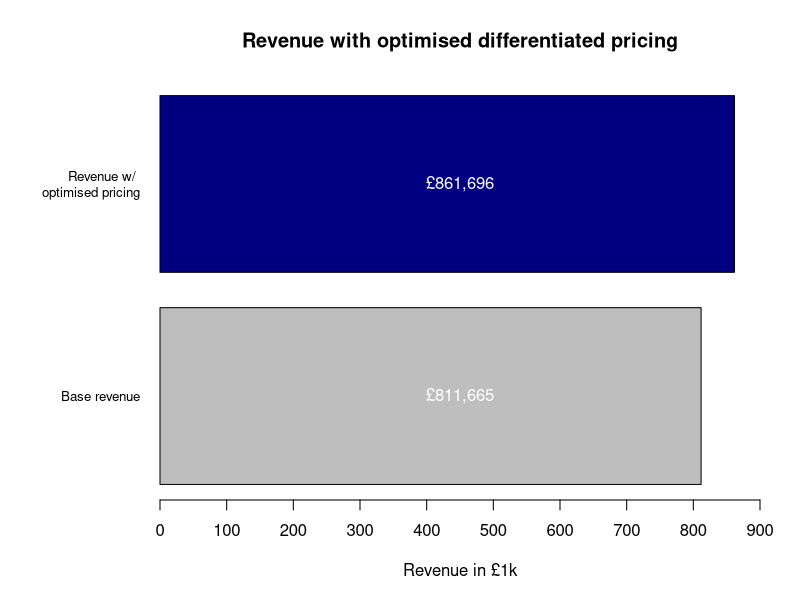
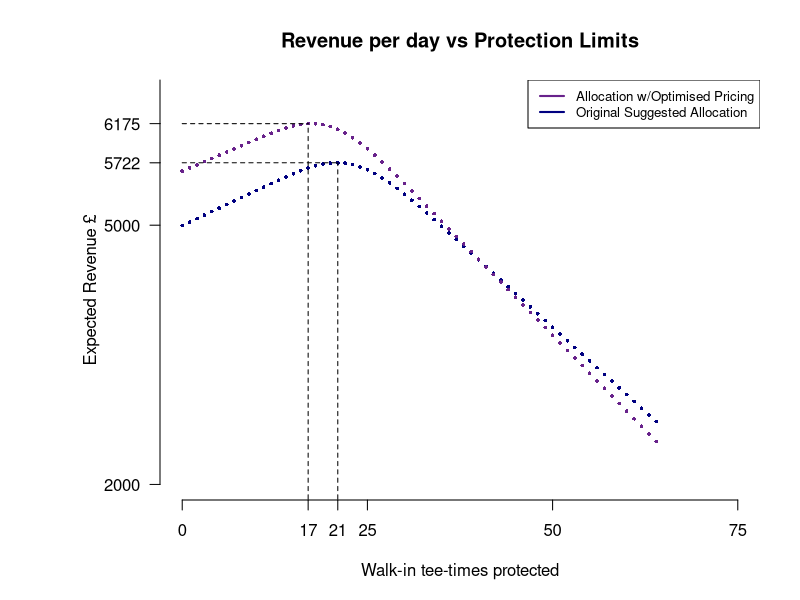
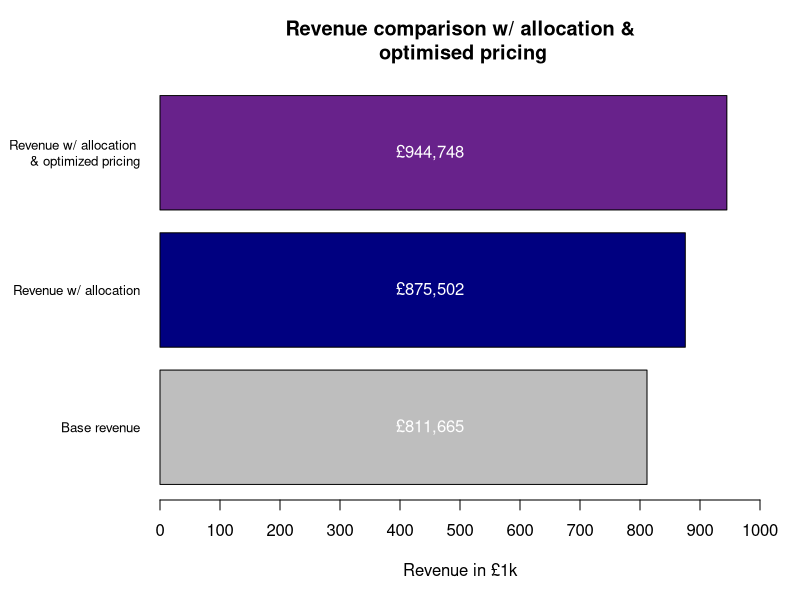

Here is the R script that generated these plots, in order:
#Achilleas Drakou
#12.04.2020


#--------------Strategy 1---------------

library("nloptr")

# Differentiated Prices
eval_f <- function(x){
  # Let's set first element as package price
  # Set second element as walkinprice
  packagePrice = x[1]
  walkinPrice = x[2]
  packageDemand = max(0, 152 - packagePrice)
  walkinDemand = max(0, 23 - walkinPrice)
  revenue = packagePrice * packageDemand + walkinPrice * walkinDemand
  objfunction = -revenue
  return(objfunction)
}
eval_g_ineq <- function(x) {
  packagePrice = x[1]
  walkinPrice = x[2]
  packageDemand = max(0, 152 - packagePrice)
  walkinDemand = max(0, 23 - walkinPrice)
  cap = 64
  
  
  #Add Constraint 4: Package Price <= Walkin Price
  constraint <- c(packageDemand + walkinDemand - cap,
                  -packageDemand,
                  -walkinDemand,
                  x[1]-x[2])
  return(constraint)
}
# initial values
x0 <- c(79, 120)

# lower and upper bounds of control

lb <- c(0, 0)
ub <- c(200, 200)
opts <- list( "algorithm" = "NLOPT_LN_COBYLA",
              "xtol_rel" = 1.0e-9,
              "maxeval" = 1000)
result <- nloptr(x0=x0, eval_f=eval_f, lb=lb, ub=ub,
                 eval_g_ineq=eval_g_ineq, opts=opts)

# print(result)
priceOpt <- result$solution
RevenueOpt <- -result$objective
soldPackage = max(0, 152 - priceOpt[1])
soldWalkin = max(0, 23 - priceOpt[2])
soldTickets = soldPackage + soldWalkin
print(paste("Optimal Price for Package:", priceOpt[1]))

print(paste("Optimal Price for Walk Ins:", priceOpt[2]))

print(paste("Optimal Revenue:", RevenueOpt))

#Revenue comparison
revenue_before = (8*120 + 55*79)*153 #yearly revenue with current prices
revenue_new = RevenueOpt*153 #yearly revenue with new prices
print(c(revenue_before,revenue_new))

increase1 = revenue_new-revenue_before

paste("Simply by applying our new pricing model, the Trust can increase revenue,
      by: £", increase1, "per year.")


#______BAR CHART1 Revenue Comparison_____
# Fitting Labels
par(las=1) # make label text perpendicular to axis
par(mar=c(5,8,4,2)) 
counts <- c(revenue_before/1000, revenue_new/1000)

xticks <- seq(0, 900, by=100)
barplot(counts, main="Revenue with optimised differentiated pricing", horiz=TRUE, 
        names.arg=c("Base revenue", "Revenue w/ \noptimised pricing"), cex.names=0.8,
        xlim=c(0,900),  col = c("grey","navyblue"), xlab="Revenue in £1k",
        axes="F")


##Add text at specific coordinates
##Use trial and error to place them 
text(450, 1.9, "£861,696", col = "white")
text(450, 0.7, "£811,665", col = "white")
axis(side = 1, at = xticks)

#--------------Strategy 2 & 3---------------

# Capacity allocation & protection levels using current demand and pricing
mL=152 # Mean Demand for package
mH=23 # Mean Demand for walk-in
pL=79 # Price to golf from package
pH=120 # Price for walk-in
capacity=64 # Visitor capacity in package deal period
ExpRevenue=rep(0,capacity+1)
for (i in 1:(capacity+1)){
  protect=i-1
  availforLowFare=capacity-protect;
  ExpRevenue[i]=0;
  for(dL in 0:180){
    soldLowFare=min(availforLowFare,dL)
    remainforHighFare=capacity-soldLowFare
    for(dH in 0:180){
      soldHighFare=min(remainforHighFare,dH)
      RevenueThisIter=pL*soldLowFare+pH*soldHighFare
      ExpRevenue[i]=ExpRevenue[i]+
        RevenueThisIter*dpois(dL,mL)*dpois(dH,mH)
    }
  }
}
Protectindexbest = which(ExpRevenue == max(ExpRevenue))
ProtectBest=Protectindexbest-1
OptimalExpRevenue=max(ExpRevenue)
print(paste("The Optimal Protection Level for High-Fare Demand:", ProtectBest))

# Capacity allocation & protection using optimised price and demand numbers
mL_new=143 # Mean Demand for package
mH_new=20 # Mean Demand for walkin
pL_new=88 # Price for package
pH_new=125 # Price for walk in
capacity=64 # Visitor capacity in package deal period
ExpRevenue_new=rep(0,capacity+1)
for (h in 1:(capacity+1)){
  protect_new=h-1
  availforLowFare_new=capacity-protect_new;
  ExpRevenue_new[h]=0;
  for(dL_new in 0:180){
    soldLowFare_new=min(availforLowFare_new,dL_new)
    remainforHighFare_new=capacity-soldLowFare_new
    for(dH_new in 0:180){
      soldHighFare_new=min(remainforHighFare_new,dH_new)
      RevenueThisIter_new=pL_new*soldLowFare_new+pH_new*soldHighFare_new
      ExpRevenue_new[h]=ExpRevenue_new[h]+
        RevenueThisIter_new*dpois(dL_new,mL_new)*dpois(dH_new,mH_new)
    }
  }
}
Protectindexbest_new = which(ExpRevenue_new == max(ExpRevenue_new))
ProtectBest_new=Protectindexbest_new-1
OptimalExpRevenue_new=max(ExpRevenue_new)
print(paste("The Optimal Protection Level for High-Fare Demand:", ProtectBest_new))


#Graphing tee-times protected against revenue
xaxis=0:capacity

matplot(xaxis,cbind(ExpRevenue,ExpRevenue_new), main="Revenue per day vs Protection Limits",
        col=c("navyblue","darkorchid4"),pch = 16, cex = 0.5,las=1, xaxt="n",
        xlab="Walk-in tee-times protected",ylab="Expected Revenue £",
        ylim=c(2000,6500), xlim=c(0,75), axes="F")

xticks <- seq(0, 75, by=25)
yticks <- seq(2000, 8000, by=3000)

lines(c(ProtectBest,ProtectBest),c(0, max(ExpRevenue)),lty=2)
lines(c(ProtectBest_new,ProtectBest_new),c(0, max(ExpRevenue_new)),lty=2)
lines(c(0,ProtectBest),c(max(ExpRevenue), max(ExpRevenue)),lty=2)
lines(c(0,ProtectBest_new),c(max(ExpRevenue_new), max(ExpRevenue_new)),lty=2)

axis(side = 1, at = ProtectBest)
axis(side = 1, at = ProtectBest_new)
axis(side = 2, at = round(max(ExpRevenue),0),las=1)
axis(side = 2, at = round(max(ExpRevenue_new),0),las=1)
axis(side = 1, at = xticks)
axis(side = 2, at = yticks, las=2)

legend("topright", legend=c("Allocation w/Optimised Pricing",
                            "Original Suggested Allocation"),
       col=c('darkorchid4','navyblue'), lty=c(1, 1), lwd=2, cex = 0.8)


#______BAR CHART2 Revenue Comparison_____
# Fitting Labels
par(las=1) # make label text perpendicular to axis
par(mar=c(5,8,4,2)) # increase y-axis margin.
counts <- c(revenue_before/1000,(OptimalExpRevenue*153)/1000, OptimalExpRevenue_new*153/1000)

xticks <- seq(0, 1000, by=100)
barplot(counts, main="Revenue comparison w/ allocation &\n optimised pricing", horiz=TRUE, 
        names.arg=c("Base revenue", "Revenue w/ allocation",
                    "Revenue w/ allocation \n& optimized pricing"),
        cex.names=0.8, xlim=c(0,1000),  col = c("grey","navyblue","darkorchid4"),
        xlab="Revenue in £1k", axes="F")


##Add text at specific coordinates:
text(450, 3.1, "£944,748", col = "white")
text(450, 1.9, "£875,502", col = "white")
text(450, 0.7, "£811,665", col = "white")
axis(side = 1, at = xticks)

#with current system, 21 seats should be allocated for walk-in and
# 43 should be reserved for the package deal

#with new system, 17 seats should be allocated for walk-in and
# 47 should be reserved for the package deal

increase2 = round(OptimalExpRevenue_new*153-revenue_before, digits=2)
paste("By utilizing our new pricing model and decreasing the available package window,
      the trust can achieve an increase in revenue of: £", increase2, "per year.")




